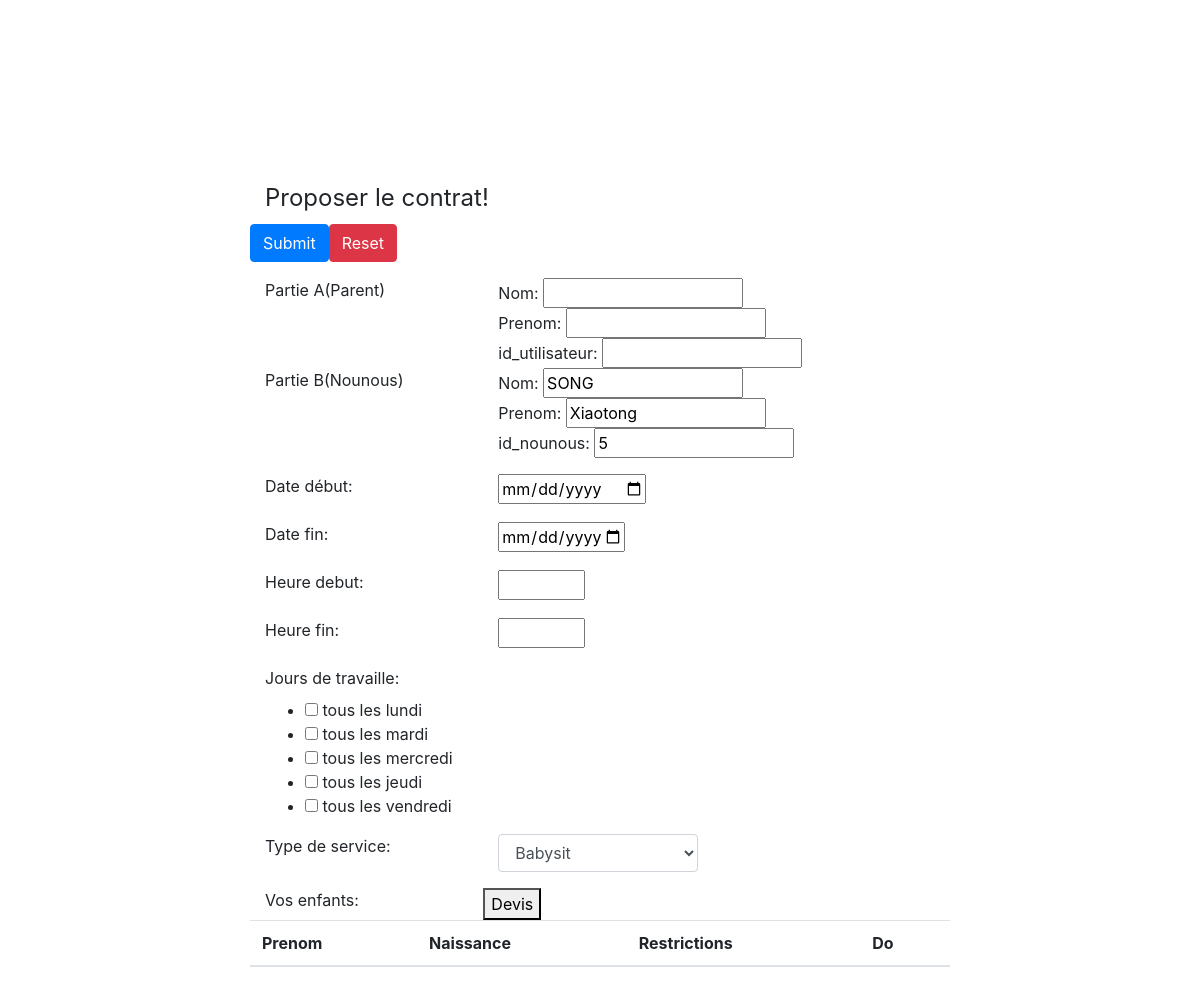
The app's page /proposer_contrat.php?id_nounous=5 with its own data.
### tables this page shows
CREATE TABLE IF NOT EXISTS `nounous` (
  `id_nounous` int(5) NOT NULL,
  `login` varchar(20) NOT NULL,
  `mot de passe` varchar(20) NOT NULL,
  `nom` varchar(20) NOT NULL,
  `prenom` varchar(20) NOT NULL,
  `age` smallint(3) NOT NULL,
  `ville` varchar(20) NOT NULL,
  `situation` varchar(255) NOT NULL,
  `email` varchar(255) NOT NULL,
  `portable` bigint(8) NOT NULL,
  `photo` tinytext NOT NULL,
  `langues` tinytext NOT NULL,
  `presentation` longtext,
  `experience` tinytext,
  `heure_debut` int(3) DEFAULT NULL,
  `heure_fin` int(3) DEFAULT NULL,
  `date_debut` date DEFAULT NULL,
  `date_fin` date DEFAULT NULL,
  `jour` varchar(75) DEFAULT NULL,
  `notemoyen` float DEFAULT NULL,
  PRIMARY KEY (`login`),
  UNIQUE KEY `id_nounous` (`id_nounous`) USING BTREE
);

### proposer_contrat.php (the view, shortened to what this page needs)
<?php
    $DB_conn = mysqli_connect ('localhost','solange','abc1234567','nounous');
    $sql2="select * from nounous where id_nounous=".$_GET['id_nounous'].";";
    $DB = mysqli_query($DB_conn,$sql2);
    if ($DB){
        $temp2 = mysqli_fetch_array ($DB,MYSQLI_ASSOC);
    }
?>
<!DOCTYPE html>
<html lang="en">
<head>
    <link rel="stylesheet" href="css/bootstrap.css">
    <link rel="stylesheet" href="css/form.css">
    <link rel="stylesheet" href="css/main.css">
</head>
<body style="background: white;">
<div id="C" class="container">
    <form role="form" action="./contrat_DB.php" method="post" name="contrat" >
            <fieldset>
                <legend>Proposer le contrat!</legend>
                <div class="form-group row">
                  <button type="submit" class="btn btn-primary ">Submit</button>
                  <button type="reset" class="btn btn-danger">Reset</button>
                </div>
                <div class="form-group row">
                  <label for="Partie_A" class="col-sm-4 form-control-label">Partie A(Parent)</label>
                  <span id="Partie_A">
                      <div class="col">Nom:
                      <input type="text" id="NomA" name="NomA" value="<?php echo $_SESSION['nom_famille'] ?>" style="width:200px;" required="required">
                      </div>
                      <div class="col">Prenom:
                      <input type="text" id="PrenomA" name="PrenomA" style="width:200px;" required="required">
                      </div>
                      <div class="col">id_utilisateur:
                      <input type="text" id="IdA" name="IdA" value="<?php echo $_SESSION['id_utilisateur'] ?>" style="width:200px;" required="required">
                      </div>
                  </span>
                  <label for="Partie_B" class="col-sm-4 form-control-label">Partie B(Nounous)</label>
                  <span id="Partie_B">
                    <div class="col">Nom:
                    <input type="text" id="NomB" name="NomB" value="<?php echo $temp2['nom'] ?>" style="width:200px;" required="required">
                    </div>
                    <div class="col">Prenom:
                    <input type="text" id="PrenomB" name="PrenomB" value="<?php echo $temp2['prenom'] ?>" style="width:200px;" required="required">
                    </div>
                    <div class="col">id_nounous:
                    <input type="text" id="IdB" name="IdB" value="<?php echo $temp2['id_nounous'] ?>" style="width:200px;" required="required">
                    </div>
                  </span>
                </div>
                <div class="form-group row">
                <label for="dd" class="col-sm-4 form-control-label">Date début:</label>
                <div class="col-sm-8">
                <input type="date"  id="dd" name="dd" min="<?php echo $temp2['date_debut'];?>" required="required">
                </div></div>
                <div class="form-group row">
                <label for="df" class="col-sm-4 form-control-label">Date fin:</label>
                <div class="col-sm-8">
                <input type="date"  id="df" name="df" max="<?php echo $temp2['date_fin'];?>" required="required" >
                </div></div>
                <div class="form-group row">
                <label for="hd" class="col-sm-4 form-control-label">Heure debut:</label>
                <div class="col-sm-8">
                <input type="number"  id="hd" name="hd" max="20" step="2" min="<?php echo $temp2['heure_debut'];?>" required="required" >
                </div></div>
                <div class="form-group row">
                <label for="hf" class="col-sm-4 form-control-label">Heure fin:</label>
                <div class="col-sm-8">
                <input type="number"  id="hf" name="hf" min="8"  step="2" max="<?php echo $temp2['heure_fin'];?>" required="required" >
                </div></div>
                <label for="jour" class=" form-control-label">Jours de travaille:</label>
                <ul >
                    <?php
                      foreach (explode(",",$temp2['jour']) as $day) {
                        if ($day=='1') {
                          echo "<li class='jour'><input type='checkbox' id='jour' name='jour[]' value='1' /> tous les lundi</li>";
                        }
                        if ($day=='2') {
                          echo "<li class='jour'><input type='checkbox' id='jour' name='jour[]' value='2' /> tous les mardi</li>";
                        }
                        if ($day=='3') {
                          echo "<li class='jour'><input type='checkbox' id='jour' name='jour[]' value='3' /> tous les mercredi</li>";
                        }
                        if ($day=='4') {
                          echo "<li class='jour'><input type='checkbox' id='jour' name='jour[]' value='4' /> tous les jeudi</li>";
                        }
                        if ($day=='5') {
                          echo "<li class='jour'><input type='checkbox' id='jour' name='jour[]' value='5' /> tous les vendredi</li>";
                        }
                      }
                    ?>
                </ul>
                <div class="form-group row">
                  <label for="service" class="col-sm-4 form-control-label">Type de service:</label>
                  <div class="col-sm-8">
                    <select name="service" id="service" class="form-control" style="width:200px;">
                      <option value="babysit">Babysit</option>
                    </select>
                  </div>
                </div>
                <div class="form-group row">
                  <label for="enfants" class="col-sm-4 form-control-label">Vos enfants:</label>
                    <?php
                        echo "<table class='table table-striped'>";
                        echo "<thead>";
                        echo "<tr>";
                        echo "<th>Prenom</th>";
                        echo "<th>Naissance</th>";
                        echo "<th>Restrictions</th>";
                        echo "<th>Do</th>";
                        echo "</tr>";
                        echo "</thead>";
                    ?>
                </div>
            </fieldset>
        </form>
        <button type="button" onclick="devis();">Devis</button>
  </div>
</body>
</html>

### css/main.css (style rules this page uses)
body { background-image: url(../img/imgx/bg.jpg); background-repeat:no-repeat; width:100%; background-size:cover; }
#C { width: 700px; height: 620px; position: absolute; left: 250px; top: 180px; }

### records on screen
nounous: NomB "SONG", PrenomB "Xiaotong", IdB "5"
